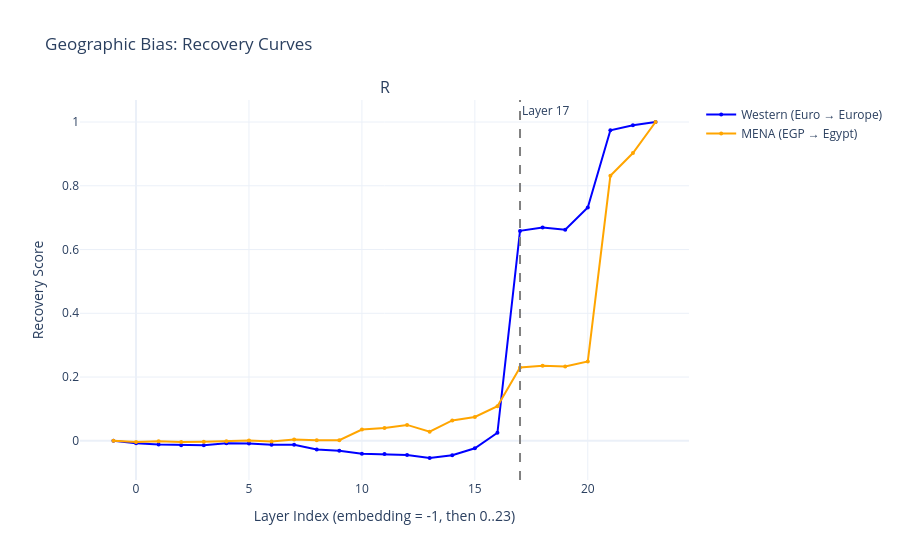

Here is the notebook cell this chart was saved with:
### Code cell
import torch
import numpy as np
import pandas as pd
import plotly.graph_objects as go
from plotly.subplots import make_subplots
from transformer_lens import HookedTransformer
from tqdm import tqdm

MODEL_NAME = "Qwen2-0.5B"
DEVICE = "cuda" if torch.cuda.is_available() else "cpu"
DTYPE = torch.float32

CONCEPTS = {
    "Western (Euro → Europe)": {
        "clean": "I am using the Euro, so I am in",
        "corrupted": "I am using the Yen, so I am in",
        "target_positive": " Europe",
        "target_negative": " Japan"
    },
    "MENA (EGP → Egypt)": {
        "clean": "I am using the Egyptian pound (EGP), so I am in",
        "corrupted": "I am using the Kuwaiti dinar (KWD), so I am in",
        "target_positive": " Egypt",
        "target_negative": " Kuwait"
    }
}

print(f"Loading {MODEL_NAME} on {DEVICE}...")
model = HookedTransformer.from_pretrained(
    MODEL_NAME,
    device=DEVICE,
    dtype=DTYPE,
    fold_ln=False,
    center_writing_weights=False
)
tokenizer = model.tokenizer

for concept_name, config in CONCEPTS.items():
    pos_tok = tokenizer.encode(config["target_positive"], add_special_tokens=False)
    neg_tok = tokenizer.encode(config["target_negative"], add_special_tokens=False)
    if len(pos_tok) != 1 or len(neg_tok) != 1:
        raise ValueError(
            f"{concept_name}: Targets must be single tokens. "
            f"'{config['target_positive']}' -> {pos_tok}, "
            f"'{config['target_negative']}' -> {neg_tok}"
        )
    config["pos_id"] = pos_tok[0]
    config["neg_id"] = neg_tok[0]
    print(f"{concept_name}: positive token id = {config['pos_id']}, negative token id = {config['neg_id']}")

def get_logits_and_cache(prompt: str):
    tokens = tokenizer.encode(prompt, return_tensors="pt").to(DEVICE)
    with torch.no_grad():
        logits, cache = model.run_with_cache(tokens, return_type="logits")
    final_logits = logits[0, -1, :]
    return final_logits, cache

def logit_diff(logits, pos_id, neg_id):
    return logits[pos_id] - logits[neg_id]

def compute_baseline(clean_prompt, corrupted_prompt, pos_id, neg_id):
    clean_logits, clean_cache = get_logits_and_cache(clean_prompt)
    clean_diff = logit_diff(clean_logits, pos_id, neg_id)

    corrupted_logits, corrupted_cache = get_logits_and_cache(corrupted_prompt)
    corrupted_diff = logit_diff(corrupted_logits, pos_id, neg_id)

    return clean_diff, corrupted_diff, clean_cache, corrupted_cache

def patch_and_compute_recovery(clean_prompt, corrupted_prompt, pos_id, neg_id,
                               clean_diff, corrupted_diff, clean_cache):
    n_layers = model.cfg.n_layers
    recovery_scores = []

    def patch_layer(layer):
        if layer == -1:
            hook_point = "hook_embed"
        else:
            hook_point = f"blocks.{layer}.hook_resid_post"

        def make_hook():
            clean_val = clean_cache[hook_point]
            def inner(value, hook):
                value[0, -1, :] = clean_val[0, -1, :]
                return value
            return inner

        tokens = tokenizer.encode(corrupted_prompt, return_tensors="pt").to(DEVICE)
        with model.hooks(fwd_hooks=[(hook_point, make_hook())]):
            with torch.no_grad():
                logits = model(tokens)
        return logits[0, -1, :]

    for layer in tqdm(range(-1, n_layers), desc=f"Patching for {clean_prompt[:20]}..."):
        patched_logits = patch_layer(layer)
        patched_diff = logit_diff(patched_logits, pos_id, neg_id)
        denom = clean_diff - corrupted_diff
        rec = 0.0 if denom == 0 else (patched_diff - corrupted_diff) / denom
        recovery_scores.append(float(rec))

    return recovery_scores

results = {}

for concept_name, cfg in CONCEPTS.items():
    print(f"\n========== {concept_name} ==========")
    print("Computing baselines...")
    clean_diff, corrupted_diff, clean_cache, corrupted_cache = compute_baseline(
        cfg["clean"], cfg["corrupted"], cfg["pos_id"], cfg["neg_id"]
    )
    print(f"Clean logit diff: {clean_diff:.4f}")
    print(f"Corrupted logit diff: {corrupted_diff:.4f}")

    print("Running activation patching...")
    rec_scores = patch_and_compute_recovery(
        cfg["clean"], cfg["corrupted"], cfg["pos_id"], cfg["neg_id"],
        clean_diff, corrupted_diff, clean_cache
    )
    results[concept_name] = rec_scores

n_layers = model.cfg.n_layers
layer_names = ["embedding"] + [f"layer_{i}" for i in range(n_layers)]

df = pd.DataFrame({"layer": layer_names})
for concept_name, scores in results.items():
    df[concept_name] = scores

output_csv = "geographic_bias_audit.csv"
df.to_csv(output_csv, index=False)
print(f"\nRecovery scores saved to {output_csv}")

print("\n===== Summary Statistics =====")
print(df.to_string(float_format="%.4f"))

print("\n--- Peak Analysis ---")
for concept_name, scores in results.items():
    peak_idx = np.argmax(scores)
    peak_layer = layer_names[peak_idx]
    peak_val = scores[peak_idx]
    print(f"{concept_name:30s} -> peak at {peak_layer:10s} (recovery = {peak_val:.4f})")

print("\n--- First layer where recovery > 0.5 ---")
for concept_name, scores in results.items():
    for i, val in enumerate(scores):
        if val > 0.5:
            print(f"{concept_name:30s} -> {layer_names[i]} (value = {val:.4f})")
            break
    else:
        print(f"{concept_name:30s} -> never exceeds 0.5")

fig = make_subplots(
    rows=1, cols=1,
    subplot_titles=("Recovery Score: Western vs. MENA Geography")
)

x_vals = list(range(-1, n_layers))
colors = {
    "Western (Euro → Europe)": "blue",
    "MENA (EGP → Egypt)": "orange"
}

for concept_name, scores in results.items():
    fig.add_trace(
        go.Scatter(
            x=x_vals,
            y=scores,
            mode="lines+markers",
            name=concept_name,
            line=dict(color=colors[concept_name], width=2),
            marker=dict(size=4)
        ),
        row=1, col=1
    )

fig.add_vline(x=17, line_dash="dash", line_color="gray", annotation_text="Layer 17")

fig.update_layout(
    title="Geographic Bias: Recovery Curves",
    xaxis_title="Layer Index (embedding = -1, then 0..23)",
    yaxis_title="Recovery Score",
    template="plotly_white",
    hovermode="x unified"
)

fig.write_html("geographic_bias_audit.html")
print("\nInteractive plot saved to geographic_bias_audit.html")

fig.show()

### Figure 1 — Plotly figure (JSON) as saved in the notebook; plotly's stock layout.template omitted (floating-point values rounded to 4 significant figures)
{"data": [{"line": {"color": "blue", "width": 2}, "marker": {"size": 4}, "mode": "lines+markers", "name": "Western (Euro → Europe)", "type": "scatter", "x": [-1, 0, 1, 2, 3, 4, 5, 6, 7, 8, 9, 10, 11, 12, 13, 14, 15, 16, 17, 18, 19, 20, 21, 22, 23], "xaxis": "x", "y": [0, -0.007268, -0.01157, -0.01371, -0.01371, -0.007953, -0.008581, -0.01275, -0.01205, -0.0272, -0.03134, -0.04084, -0.04151, -0.04451, -0.05392, -0.04513, -0.02355, 0.02526, 0.6585, 0.6689, 0.6621, 0.7319, 0.9739, 0.99, 1], "yaxis": "y"}, {"line": {"color": "orange", "width": 2}, "marker": {"size": 4}, "mode": "lines+markers", "name": "MENA (EGP → Egypt)", "type": "scatter", "x": [-1, 0, 1, 2, 3, 4, 5, 6, 7, 8, 9, 10, 11, 12, 13, 14, 15, 16, 17, 18, 19, 20, 21, 22, 23], "xaxis": "x", "y": [0, -0.003377, -0.001515, -0.003477, -0.002793, -0.001446, 0.0007923, -0.002425, 0.003762, 0.001392, 0.002078, 0.03536, 0.04023, 0.04989, 0.02874, 0.0639, 0.07472, 0.1086, 0.2302, 0.2351, 0.2333, 0.2488, 0.8313, 0.9027, 1], "yaxis": "y"}], "layout": {"annotations": [{"font": {"size": 16}, "showarrow": false, "text": "R", "x": 0.5, "xanchor": "center", "xref": "paper", "y": 1, "yanchor": "bottom", "yref": "paper"}, {"showarrow": false, "text": "Layer 17", "x": 17, "xanchor": "left", "xref": "x", "y": 1, "yanchor": "top", "yref": "y domain"}], "hovermode": "x unified", "shapes": [{"line": {"color": "gray", "dash": "dash"}, "type": "line", "x0": 17, "x1": 17, "xref": "x", "y0": 0, "y1": 1, "yref": "y domain"}], "title": {"text": "Geographic Bias: Recovery Curves"}, "xaxis": {"anchor": "y", "domain": [0, 1], "title": {"text": "Layer Index (embedding = -1, then 0..23)"}}, "yaxis": {"anchor": "x", "domain": [0, 1], "title": {"text": "Recovery Score"}}}}
